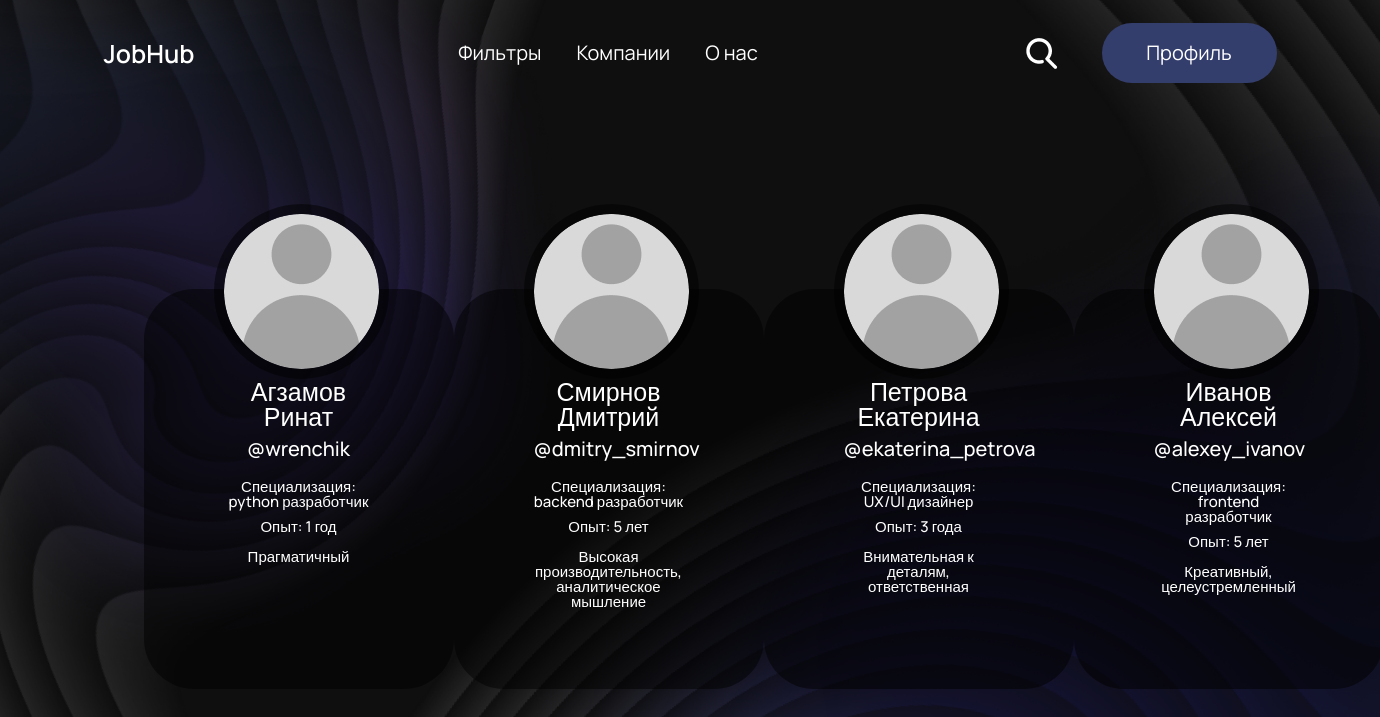
/recomendation/, run on the app's committed database.
### main/models.py (models this page shows)
class Student(models.Model):
    surname = models.CharField(max_length=225)
    name = models.CharField(max_length=225)
    city = models.CharField(max_length=225, null=True, blank=True)
    email = models.EmailField()
    dateOfBirth = models.CharField(max_length=225)
    profession = models.CharField(max_length=225)
    experience = models.CharField(max_length=225)
    about = models.CharField(max_length=225)
    telegram = models.CharField(max_length=225)
    whatsapp = models.CharField(max_length=225)
    vk = models.CharField(max_length=225)
    instagram = models.CharField(max_length=225)

### main/views.py (the view)
# urls.py: path('recomendation/', recomendation, name = 'recomendation'),
def recomendation(request):
    students = Student.objects.all().order_by('-id')[:4]
    return render(request, 'main/recomendations.html', {'students': students})

### main/templates/main/recomendations.html (shortened to what this page needs)
{% load static %}
<!DOCTYPE html>
<html lang="ru">
<head>
    <link rel="stylesheet" href="{% static 'main/css/reset.css' %}">
    <link rel="stylesheet" href="{% static 'main/css/style.css' %}">
</head>
<body class="recomendations">
    <div class="wrapper">
        <div class="header_rec">
            <div class="container">
                <div class="header__inner">
                    <div class="recomendations__top">
                        <a href="{% url 'home' %}" class="header__logo">JobHub</a>
                        <nav class="header__nav">
                            <a href="#" class="header__link">Фильтры</a>
                            <a href="{% url 'recomendationcompanies' %}" class="header__link">Компании</a>
                            <a href="#" class="header__link">О нас</a>
                        </nav>
                        <div class="header__icons">
                            <img src="{% static 'main/images/search.png' %}" alt="Search" class="header__search" />
                            <a href="{% url 'addpage' %}" class="header__profile">Профиль</a>
                        </div>
                    </div>
                </div>
                <div class="users_colon">
                    <ul class="users_list">
                        {% for student in students %}
                        <a href="{% url 'student_detail' student.pk %}" class="user-link">
                            <li class="user">
                                <img src="{% static 'main/img/user_image.png' %}" class="user_image" alt="Фотография профиля">
                                <ul>
                                    <li class="user_info">
                                        <ul class="username">
                                            <li><p class="name">{{ student.surname }} {{ student.name }}</p></li>
                                            <li><p class="ID">{{ student.telegram }}</p></li>
                                        </ul>
                                    </li>
                                    <li class="specs">
                                        <ul>
                                            <li><p>Специализация: {{ student.profession }}</p></li>
                                            <li><p>Опыт: {{ student.experience }}</p></li>
                                        </ul>
                                    </li>
                                    <li class="present_text">
                                        <p>{{ student.about }}</p>
                                    </li>
                                </ul>
                            </li>
                        </a>
                        {% endfor %}
                    </ul>
                </div>
            </div>
        </div>
    </div>
</body>
</html>

### main/static/main/css/style.css (style rules this page uses)
html, body { font-family: "Manrope", sans-serif; color: #fff; font-weight: 500; }
.wrapper { min-height: 100%; width: 100%; }
.container { max-width: 85%; margin: 0 auto; padding: 0 0; }
body { padding: 20px; background: #000; }
.header__logo { font-weight: 600; font-size: 25px; }
.header__nav { display: flex; align-items: center; column-gap: 35px; font-weight: 400; }
.header__link { font-size: 20px; transition: .3s; }
.header__icons { display: flex; align-items: center; }
.header__search { margin-right: 40px; cursor: pointer; }
.header__profile { display: flex; align-items: center; justify-content: center; width: 175px; border-radius: 33px; background: #343e6c; font-size: 20px; font-weight: 400; padding: 20px 0px; }
.recomendations { background-color: #0F0F0F; margin: 0 0; padding: 0 0; background-image: url(main/templates/main/img/recomendations-background.png); background-repeat: no-repeat; background-size: cover; }
.users_list { display: flex; align-items: center; justify-content: space-between; margin-left: 40px; margin-right: 40px; padding-bottom: 5%; }
.users_colon { flex-direction: column; }
.user { margin-top: 100px; text-align: bottom; background-color:rgba(0,0,0,0.5) ; padding: 5% 0; position: relative; width: 310px; height: 400px; border-radius: 50px; }
.user_info { margin-top: 30px; padding: 5%; text-align: center; }
.specs { padding: 5%; text-align: center; font-size: 15px; }
.present_text { padding: 5%; text-align: center; font-size: 15px; }
.user_image { position: absolute; right: 65px; bottom: 310px; border-radius: 100%; border: rgba(0,0,0,0.5) 10px solid; }
.ID { font-size: 20px; }
.name { font-size: 25px; }
.recomendations__top { display: flex; align-items: center; justify-content: space-between; padding-top: 2%; padding-bottom: 9%; }
.header_rec { height: 100vh; background-size: contain; }

### data on the page
Student: surname "Агзамов", name "Ринат", telegram "@wrenchik", profession "python разработчик", experience "1 год", about "Прагматичный"
Student: surname "Смирнов", name "Дмитрий", telegram "@dmitry_smirnov", profession "backend разработчик", experience "5 лет", about "Высокая производительность, аналитическое мышление"
Student: surname "Петрова", name "Екатерина", telegram "@ekaterina_petrova", profession "UX/UI дизайнер", experience "3 года", about "Внимательная к деталям, ответственная"
Student: surname "Иванов", name "Алексей", telegram "@alexey_ivanov", profession "frontend разработчик", experience "5 лет", about "Креативный, целеустремленный"
